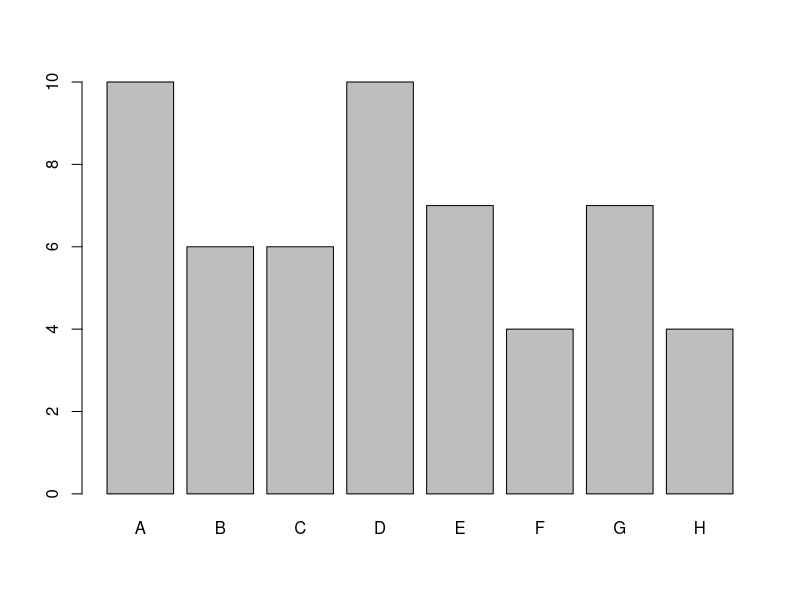
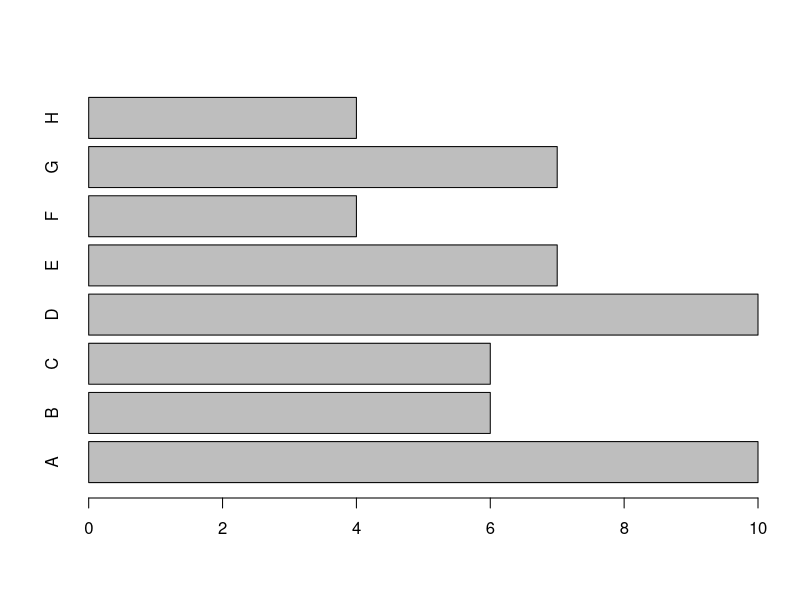
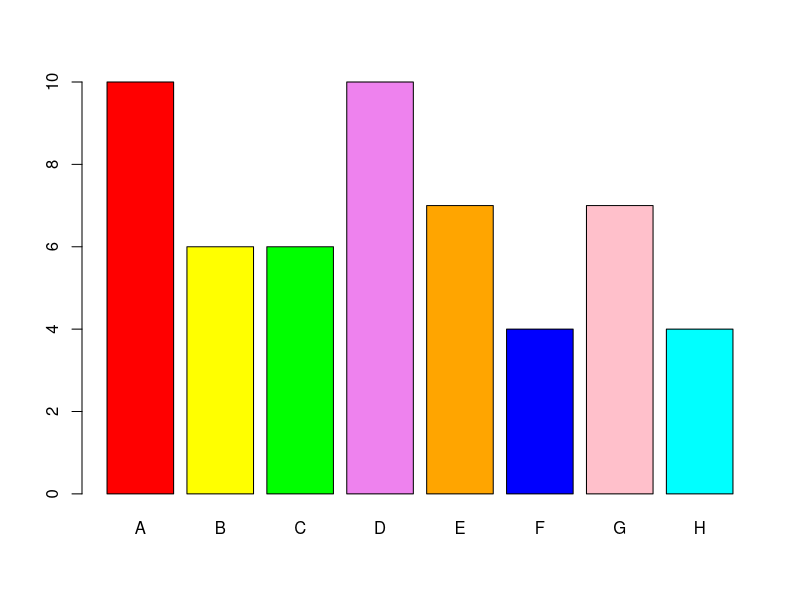

Generate these figures, in order, with R:
#bar1
library(MASS)                 # load the MASS package 
school = painters$School      # the painter schools 
school
school.freq = table(school)   # apply the table function
school.freq
#Then we apply the barplot function to produce its bar graph.

barplot(school.freq)         # apply the barplot function
barplot(school.freq, horiz=T)

colors = c("red", "yellow", "green", "violet",   "orange", "blue", "pink", "cyan") 
barplot(school.freq,         # apply the barplot function 
   col=colors)                # set the color palette
